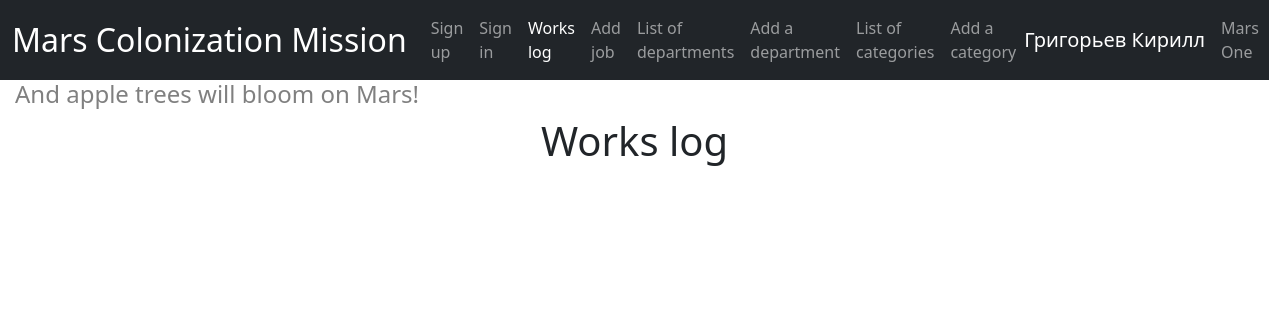
/jobs (signed in), run on an earlier commit of the app's database.
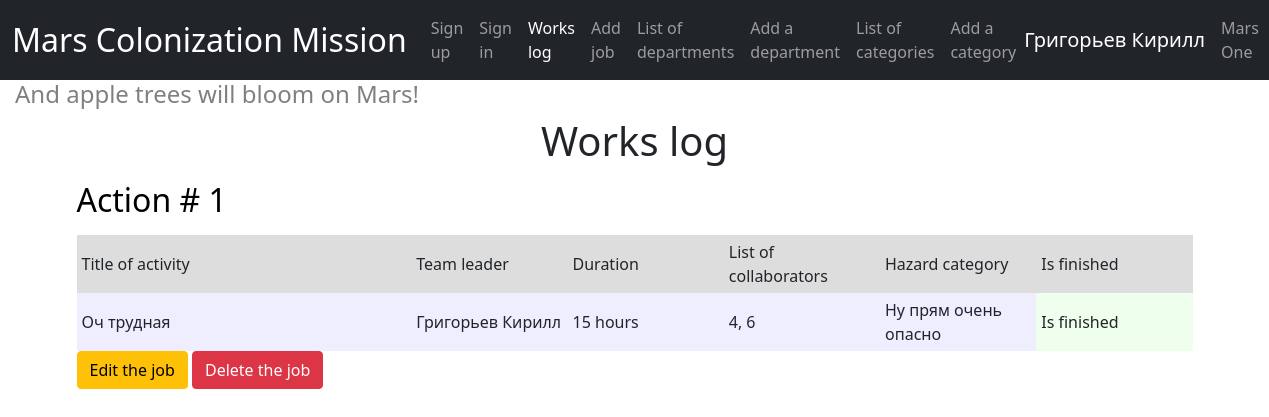
And on a later commit of the database.
### data/users.py (models this page shows, shortened)
class User(SqlAlchemyBase, UserMixin, SerializerMixin):
    __tablename__ = 'users'
    id = sqlalchemy.Column(sqlalchemy.Integer, primary_key=True, autoincrement=True)
    surname = sqlalchemy.Column(sqlalchemy.String, nullable=False)
    name = sqlalchemy.Column(sqlalchemy.String, nullable=False)
    age = sqlalchemy.Column(sqlalchemy.Integer, nullable=False)
    position = sqlalchemy.Column(sqlalchemy.String, nullable=False)
    speciality = sqlalchemy.Column(sqlalchemy.String, nullable=False)
    address = sqlalchemy.Column(sqlalchemy.String, nullable=False)
    email = sqlalchemy.Column(sqlalchemy.String, unique=True, nullable=False)
    hashed_password = sqlalchemy.Column(sqlalchemy.String, nullable=False)
    modified_date = sqlalchemy.Column(sqlalchemy.String, default=datetime.datetime.now)
    city_from = sqlalchemy.Column(sqlalchemy.String, nullable=False)
    team_leader = orm.relation("Job", back_populates='user')
    chief = orm.relation("Department", back_populates='user')

### data/jobs.py (models this page shows)
class Job(SqlAlchemyBase, SerializerMixin):
    __tablename__ = 'jobs'
    id = sqlalchemy.Column(sqlalchemy.Integer, primary_key=True, autoincrement=True)
    team_leader = sqlalchemy.Column(sqlalchemy.Integer, sqlalchemy.ForeignKey("users.id"), nullable=False)
    job = sqlalchemy.Column(sqlalchemy.String, nullable=False)
    work_size = sqlalchemy.Column(sqlalchemy.Integer, nullable=False)
    collaborators = sqlalchemy.Column(sqlalchemy.String, nullable=False)
    start_date = sqlalchemy.Column(sqlalchemy.Date, default=date(1, 1, 1))
    end_date = sqlalchemy.Column(sqlalchemy.Date, default=date(1, 1, 1))
    is_finished = sqlalchemy.Column(sqlalchemy.Boolean, nullable=False)
    user = orm.relation('User')
    categories = orm.relation("Category", secondary="jobs_to_categories", backref="jobs")

### data/categories.py (models this page shows)
class Category(SqlAlchemyBase, SerializerMixin):
    __tablename__ = 'categories'
    id = sqlalchemy.Column(sqlalchemy.Integer, primary_key=True, autoincrement=True)
    title = sqlalchemy.Column(sqlalchemy.String, nullable=False)

### app.py (the view)
@app.route('/jobs')
@login_required
def jobs():
    users = {}
    for i in db_sess.query(User):
        users[i.id] = f'{i.surname} {i.name}'
    access = []
    for job in db_sess.query(Job):
        access += [job.team_leader == current_user.id or current_user.id == 1]
    return render_template("jobs.html", jobs=db_sess.query(Job), users=users, title='Works log', access=access)

### app.py (called while the page is built)
@login_manager.user_loader
def load_user(user_id):
    return db_sess.query(User).get(user_id)

### templates/jobs.html (shortened to what this page needs)
{% extends "base.html" %} {% block content %}
    <div class="container">
        <h1>Works log</h1>
         {% for action in jobs %}
        <table>
            <caption>
                <h2>Action # {{ loop.index }}</h2>
            </caption>
            <tr>
                <td>Title of activity</td>
                <td>Team leader</td>
                <td>Duration</td>
                <td>List of collaborators</td>
                <td>Hazard category</td>
                <td>Is finished</td>
            </tr>
            <tr>
                <td>{{ action.job }}</td>
                <td>{{ users[action.team_leader] }}</td>
                <td>
                    {{ action.work_size }} hour{% if action.work_size != 1 %}s{% endif %}
                </td>
                <td>{{ action.collaborators }}</td>
                <td>
                    {% for category in action.categories %}
                        {{ category.title }}{% if not loop.last %}, {% endif %}
                    {% endfor %}
                </td>
                {% if action.is_finished %}
                    <td class="finished">Is finished</td>
                {% else %}
                    <td class="not-finished">Is not finished</td>
                {% endif %}
            </tr>
        </table>
        {% if access[loop.index0] %}
            <a class="btn btn-warning" href="/edit_job/{{ action.id }}" role="button">Edit the job</a>
            <a class="btn btn-danger" href="/delete_job/{{ action.id }}" role="button">Delete the job</a>
        {% endif %} {% endfor %}
    </div>
{% endblock %}

### templates/base.html (shortened to what this page needs)
<!DOCTYPE html>
<html lang="ru">
<head>
    <link href="https://cdn.jsdelivr.net/npm/bootstrap@5.1.3/dist/css/bootstrap.min.css" rel="stylesheet"
/>
    <link href="../static/css/style.css" rel="stylesheet"/>
</head>
<body>
<nav class="navbar navbar-expand-lg navbar-dark bg-dark">
    <div class="container-fluid">
        <a class="navbar-brand" href="/">Mars Colonization Mission</a>
        <div class="collapse navbar-collapse" id="navbarSupportedContent">
            <ul class="navbar-nav me-auto mb-2 mb-lg-0">
                <li class="nav-item">
                    <a class="nav-link{% if register %} active{% endif %}" href="/register">Sign up</a>
                </li>
                <li class="nav-item">
                    <a class="nav-link{% if login %} active{% endif %}" href="/login">Sign in</a>
                </li>
                <li class="nav-item">
                    <a class="nav-link{% if jobs %} active{% endif %}" href="/jobs">Works log</a>
                </li>
                <li class="nav-item">
                    <a class="nav-link{% if add_job %} active{% endif %}" href="/add_job">Add job</a>
                </li>
                <li class="nav-item">
                    <a class="nav-link{% if departments %} active{% endif %}" href="/departments">List of
                        departments</a>
                </li>
                <li class="nav-item">
                    <a class="nav-link{% if add_department %} active{% endif %}" href="/add_department">Add a
                        department</a>
                </li>
                <li class="nav-item">
                    <a class="nav-link{% if categories %} active{% endif %}" href="/categories">List of categories</a>
                </li>
                <li class="nav-item">
                    <a class="nav-link{% if add_category %} active{% endif %}" href="/add_category">Add a category</a>
                </li>
            </ul>
        </div>
        {% if current_user.is_authenticated %}
            <a class="navbar-brand" href="/logout">{{ current_user.surname + " " + current_user.name }}</a>
        {% endif %}
        <span class="navbar-text"> Mars One </span>
    </div>
</nav>
<h4>And apple trees will bloom on Mars!</h4>
<main>
    {% block content %}{% endblock %}
</main>
</body>
</html>

### static/css/style.css (style rules this page uses)
h4 { color: gray; margin-left: 15px; }
.navbar-brand:first-child { font-size: 2em; }
h1 { text-align: center; }
caption { caption-side: top; color: black; }
tr:first-of-type { background: #dddddd; }
table { width: 100%; table-layout: fixed; }
td { padding: 5px; }
tr:last-child { background: #eeeeff; }
.finished { background: #eeffee; }
td:first-child { width: 30%; }

What changed in the data, as far as the page shows it:
added Job: job "Оч трудная", team_leader "Григорьев Кирилл", work_size "15", collaborators "4, 6", is_finished "Is finished"
added Category: title "Ну прям очень опасно"
